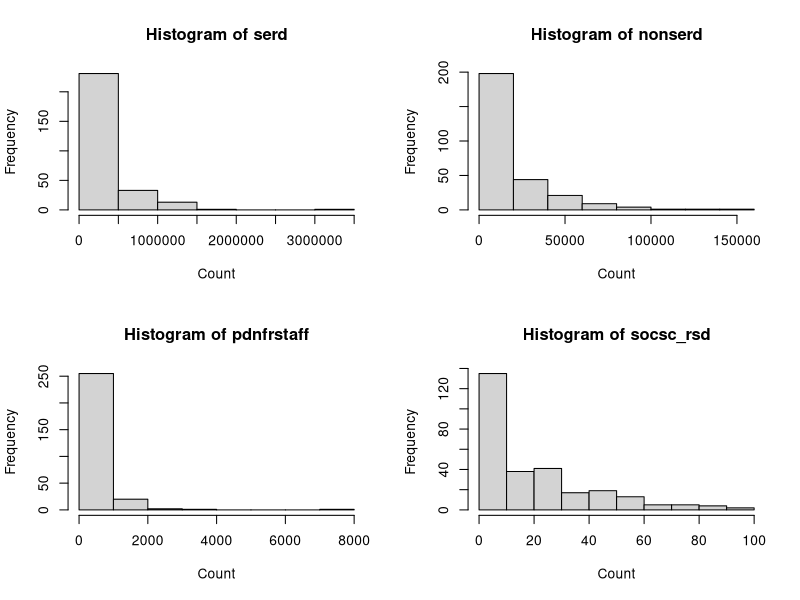
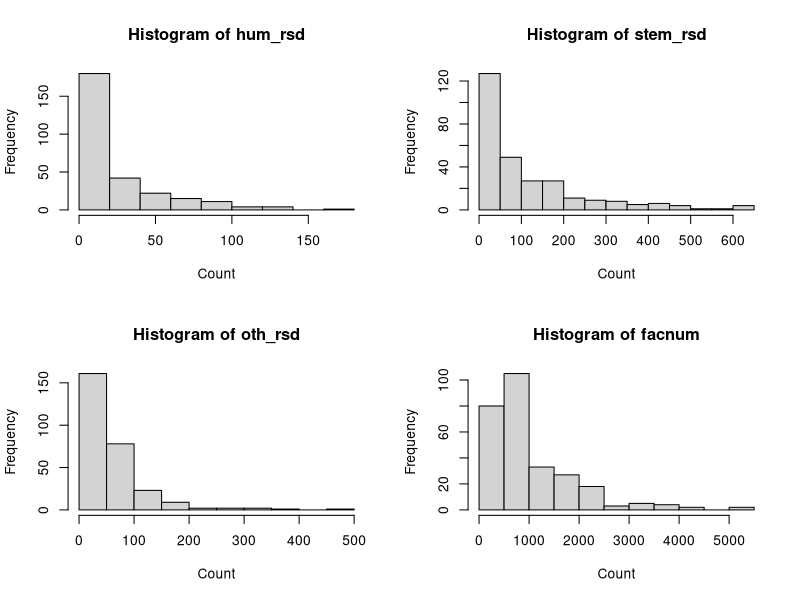
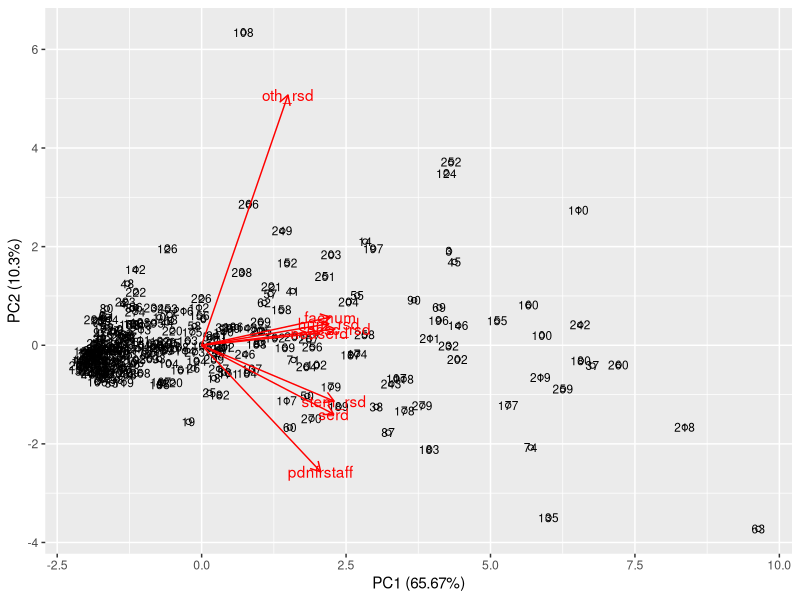

R code for these plots, in order:
## ---- chunk 1
library(dplyr)
library(ggfortify)
data_file=readxl::read_xlsx("CCIHE2021-PublicData.xlsx", sheet='Data') %>% select('name','basic2021', 'serd','nonserd','pdnfrstaff','socsc_rsd','hum_rsd','stem_rsd','oth_rsd','facnum') %>% filter(basic2021==15|basic2021==16)

#calculate mean and variance
data_file_input=data_file %>% select(-('name')) %>% select(-('basic2021'))
apply(data_file_input,2,mean)
apply(data_file_input,2,var)
#Build a histogram
par(mfrow=c(2,2))
for (col in 1:ncol(data_file_input)) {
  hist(unlist(data_file_input[,col]), main = paste("Histogram of", names(data_file_input)[col]),xlab = 'Count')
}

#Standardize data matrix
#standard_data = scale(data_file_input)
#Importance of principal components, scale=TRUE so no need to standardize beforehand
#pZ1 = prcomp(standard_data,scale=FALSE)
#summary(pZ1)
pZ2 = prcomp(data_file_input,center=TRUE, scale=TRUE)
summary(pZ2)

#Obtain principal vectors, display 2 loadings
loading_matrix = pZ2$rotation
loading_matrix[,1:2]

#Get the score for each institution
score_matrix = pZ2$x
head(score_matrix[,1:2])

autoplot(pZ2,label=TRUE, label.size=3, shape=TRUE, loadings=TRUE, loadings.label=TRUE, scale=0)

#Calculate standardized Euclidean distance formula (square root of sum of squared index)
score_matrix_2pc=score_matrix[,1:2]
institution_score=sqrt(score_matrix_2pc[,1]^2+score_matrix_2pc[,2]^2)
institution_result=data.frame(data_file$name,institution_score)[order(institution_score),] %>% mutate(observation = 1:n()) %>% mutate(PCA7_1category=ifelse(observation<134,16,15)) %>% merge(.,data_file,by.x='data_file.name',by.y='name') %>% select('data_file.name','institution_score','observation','PCA7_1category','basic2021') 
write.csv(institution_result,"institution_result.csv", row.names = FALSE)
